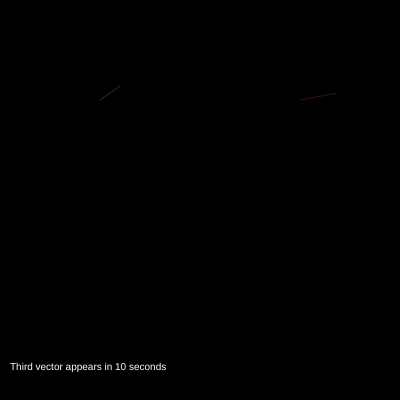
Frame 1 (no input)
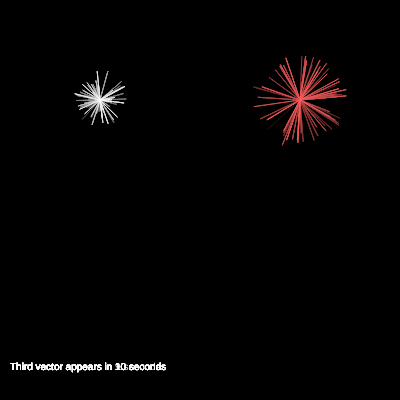
Frame 60 (no input)
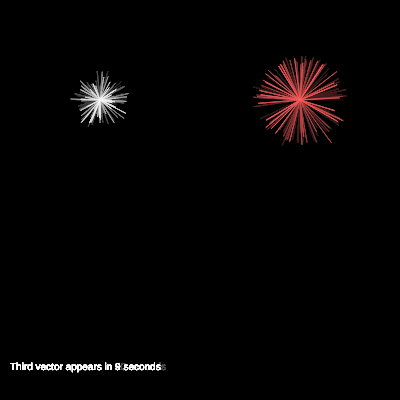
Frame 120 (the mouse pressed at the canvas centre since frame 60)

The p5.js sketch that drew these frames (run headless with seeded random() and noise() and a simulated clock; from frame 60 on, the mouse is pressed at the canvas centre):

// p5.js sketch
// ── sketch.js
// Random Vectors in Four Sections with Delayed Display
// Based on The Nature of Code by Daniel Shiffman
function setup() {
  createCanvas(400, 400);
  background(0);
  
  // Create arrays to store our vectors
  vectors1 = [];
  vectors2 = [];
  vectors3 = []; // New vector array
  vectors4 = []; // New vector array
  
  // Maximum number of vectors to display
  maxVectors = 20;
  
  // Variables to control the delay
  showVectors3 = false;
  showVectors4 = false;
  
  // Set timers to show the additional vectors after delays
  setTimeout(function() {
    showVectors3 = true;
  }, 10000); // 10 seconds delay
  
  setTimeout(function() {
    showVectors4 = true;
  }, 20000); // 20 seconds delay
}

function draw() {
  // Clear with transparent background for a fade effect
  fill(0, 5);
  noStroke();
  rect(0, 0, width, height);
  
  // First vector - positioned at x/4, y/4
  push(); // Save the current drawing state
  translate(width/4, height/4); // Center at x/4, y/4
  
  // Create a new vector for the first set
  let v1 = p5.Vector.random2D();
  v1.mult(random(10, 30));
  vectors1.push(v1);
  
  // Remove oldest vector if we exceed the maximum
  if (vectors1.length > maxVectors) {
    vectors1.shift();
  }
  
  // Draw all vectors in the first set
  strokeWeight(1);
  stroke(255, 50); // Semi-transparent white
  for (let v of vectors1) {
    line(0, 0, v.x, v.y);
  }
  pop(); // Restore the original drawing state
  
  // Second vector - positioned at 3x/4, y/4
  push();
  translate(3*width/4, height/4); // Center at 3x/4, y/4
  
  // Create a new vector for the second set
  let v2 = p5.Vector.random2D();
  v2.mult(randomGaussian(40, 4));
  vectors2.push(v2);
  
  // Remove oldest vector if we exceed the maximum
  if (vectors2.length > maxVectors) {
    vectors2.shift();
  }
  
  // Draw all vectors in the second set
  strokeWeight(1);
  stroke(255, 100, 100, 50); // Semi-transparent red for contrast
  for (let v of vectors2) {
    line(0, 0, v.x, v.y);
  }
  pop();
  
  // Third vector (appears after 10 seconds) - positioned at x/4, 3y/4
  if (showVectors3) {
    push();
    translate(width/4, 3*height/4); // Center at x/4, 3y/4
    
    // Create a new vector for the third set
    let v3 = p5.Vector.random2D();
    v3.mult(sin(frameCount * 0.05) * 20 + 30); // Oscillating size
    vectors3.push(v3);
    
    // Remove oldest vector if we exceed the maximum
    if (vectors3.length > maxVectors) {
      vectors3.shift();
    }
    
    // Draw all vectors in the third set
    strokeWeight(1);
    stroke(100, 255, 100, 50); // Semi-transparent green
    for (let v of vectors3) {
      line(0, 0, v.x, v.y);
    }
    pop();
  }
  
  // Fourth vector (appears after 20 seconds) - positioned at 3x/4, 3y/4
  if (showVectors4) {
    push();
    translate(3*width/4, 3*height/4); // Center at 3x/4, 3y/4
    
    // Create a new vector for the fourth set
    let v4 = p5.Vector.random2D();
    v4.rotate(frameCount * 0.02); // Rotating direction
    v4.mult(random(15, 35));
    vectors4.push(v4);
    
    // Remove oldest vector if we exceed the maximum
    if (vectors4.length > maxVectors) {
      vectors4.shift();
    }
    
    // Draw all vectors in the fourth set
    strokeWeight(1);
    stroke(100, 100, 255, 50); // Semi-transparent blue
    for (let v of vectors4) {
      line(0, 0, v.x, v.y);
    }
    pop();
  }
  
  // Add text to show when new vectors will appear or have appeared
  fill(255);
  noStroke();
  textSize(10);
  
  if (!showVectors3) {
    text("Third vector appears in " + Math.ceil((10000 - (millis() % 10000)) / 1000) + " seconds", 10, height - 30);
  } else if (!showVectors4) {
    text("Fourth vector appears in " + Math.ceil((20000 - millis()) / 1000) + " seconds", 10, height - 30);
  } else {
    text("All vectors are now visible", 10, height - 30);
  }
}
